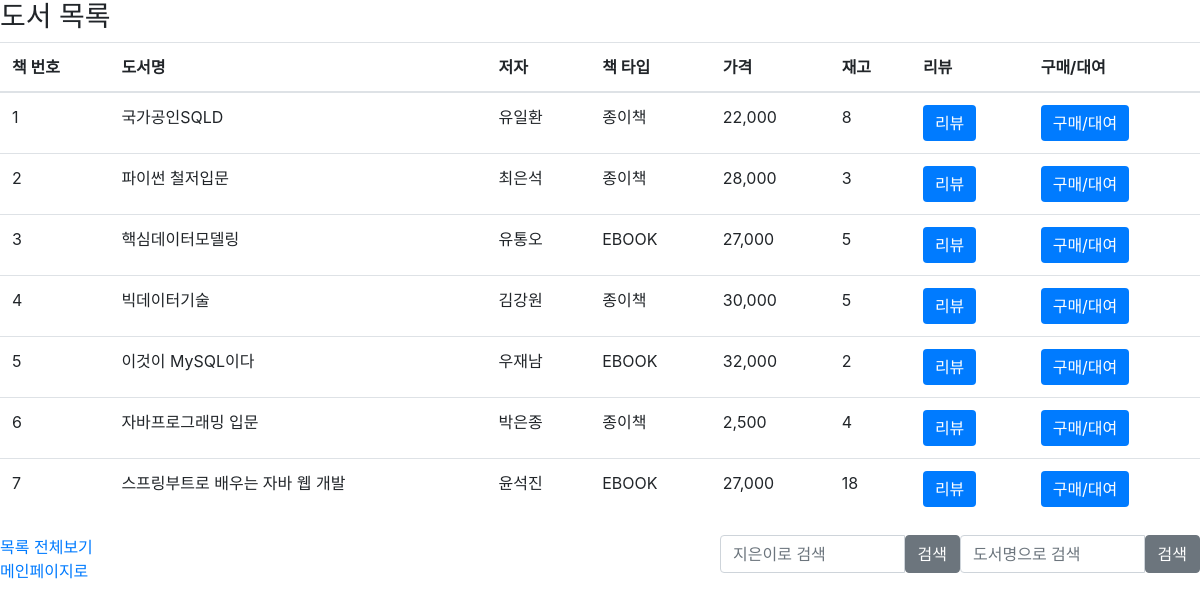
/book/list, run on the app's committed database.
### models/mem_model.py (models this page shows)
class Book(db.Model):
    book_no = db.Column(db.Integer, primary_key=True)
    book_title = db.Column(db.String(20),nullable=False)
    book_type = db.Column(db.String(20),nullable=False) #paper or ebook
    book_author = db.Column(db.String(20),nullable=False)
    book_price = db.Column(db.Numeric(20),nullable=False)
    book_amount = db.Column(db.Numeric(10),nullable=False)

### routes/book_route.py (the view)
@bp.route('/list')
def list():
    pblist = service.getBookAll()
    return render_template('/book/list.html',pblist=pblist)

### models/mem_model.py (called while the page is built)
    def getBookAll(self):
        return Book.query.order_by(Book.book_no.asc())

### templates/book/list.html (shortened to what this page needs)
<!DOCTYPE html>
<html lang="en">
<head>
    <link href="{{ url_for('static', filename='bootstrap.min.css') }}" rel="stylesheet">
</head>
<body>
     <h3>도서 목록</h3>
     <table class="table" id="list-table">
          <thead>
            <tr>
              <th scope="col">책 번호</th>
              <th scope="col">도서명</th>
              <th scope="col">저자</th>
              <th scope="col">책 타입</th>
              <th scope="col">가격</th>
              <th scope="col">재고</th>
              <th scope="col">리뷰</th>
              <th scope="col">구매/대여</th>
            </tr>
          </thead>
          <tbody>
            {% for pb in pblist %}
            <tr>
              <td>{{pb.book_no}}</td>
              <td>{{pb.book_title}}</td>
              <td>{{pb.book_author}}</td>
              <td>{{pb.book_type}}</td>
              <td>{{'{:,}'.format(pb.book_price|int)}}</td>
              <td>{{'{:,}'.format(pb.book_amount|int)}}</td>
              <td><input type="button" value="리뷰" onclick="review()" class="btn-primary btn" style="border:0 solid black;"></td>
              <td><input type="button" value="구매/대여" class="btn-primary btn" style="border:0 solid black;"></td>
            </tr>
            {% endfor %}
          </tbody>
        </table>
    <form name="f">
        <div class="input-group">
            <input type="text" class="form-control" name="book_title" placeholder="도서명으로 검색" >
            <span class="input-group-btn">
                <button class="btn btn-secondary" type="button" onclick="a()">검색</button>
            </span>
        </div>
        <div class="input-group">
            <input type="text" class="form-control" name="book_author" placeholder="지은이로 검색">
            <span class="input-group-btn">
                <button class="btn btn-secondary" type="button" onclick="b()">검색</button>
            </span>
        </div>
    </form>
     <a href="/book/list">목록 전체보기</a><br/>
<a href="/">메인페이지로</a>
</body>
</html>

### templates/book/list.html (style rules this page uses)
div.input-group { width: 20%; float: right; }

### data on the page
Book: book_no "1", book_title "국가공인SQLD", book_author "유일환", book_type "종이책", book_price "22,000", book_amount "8"
Book: book_no "2", book_title "파이썬 철저입문", book_author "최은석", book_type "종이책", book_price "28,000", book_amount "3"
Book: book_no "3", book_title "핵심데이터모델링", book_author "유통오", book_type "EBOOK", book_price "27,000", book_amount "5"
Book: book_no "4", book_title "빅데이터기술", book_author "김강원", book_type "종이책", book_price "30,000", book_amount "5"
Book: book_no "5", book_title "이것이 MySQL이다", book_author "우재남", book_type "EBOOK", book_price "32,000", book_amount "2"
Book: book_no "6", book_title "자바프로그래밍 입문", book_author "박은종", book_type "종이책", book_price "2,500", book_amount "4"
Book: book_no "7", book_title "스프링부트로 배우는 자바 웹 개발", book_author "윤석진", book_type "EBOOK", book_price "27,000", book_amount "18"
